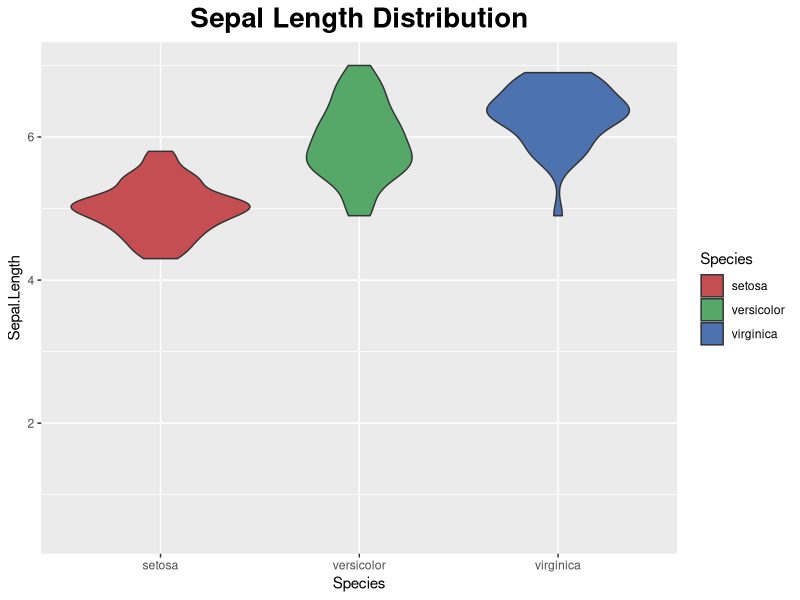

Reproduce this figure in R.
library(ggplot2)

data(iris)

colors <- c("#C44E52", "#55A868", "#4C72B0")

plot <- ggplot(iris, aes(x = Species, y = Sepal.Length, fill = Species)) +
  geom_violin() +
  theme(plot.title = element_text(hjust = 0.5,size=20,face="bold"),)+
  labs(title = "Sepal Length Distribution",) +
  

  scale_y_continuous(limits = c(0.5, 7)) +
  scale_fill_manual(values = colors)

ggsave("./violin.png", plot, width = 8, height = 6)
